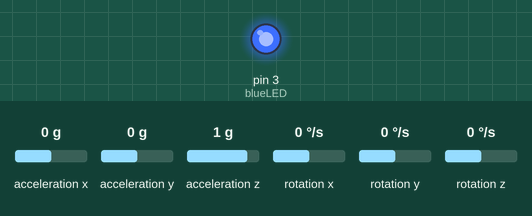
Recording of a sketch running on a simulated Arduino Uno, built with avr-gcc and run on an emulated ATmega328P. Parts: output pins drawn as LEDs (lit = HIGH). The inputs (shaded band) are chosen by the test bench; at power-on: acceleration x 0 g, acceleration y 0 g, acceleration z 1 g, rotation x 0 °/s, rotation y 0 °/s, rotation z 0 °/s. No radio packets arrive unless stated; what the sketch prints to the serial monitor is not drawn.

Above: at 0.1 s.
Timing chart, 0 to 3.0 s (numbered marks = the images above):
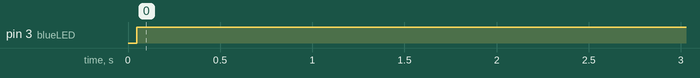

The sketch:

wirelessFinal.ino
```cpp
//gyro
#include "I2Cdev.h"
#include "MPU6050.h"
//wireless
#include <SPI.h>
#include <RH_NRF24.h>
#if I2CDEV_IMPLEMENTATION == I2CDEV_ARDUINO_WIRE
    #include "Wire.h"
#endif
MPU6050 accelgyro;
// Singleton instance of the radio driver
RH_NRF24 nrf24;
//MPU6050 accelgyro(0x69); // <-- use for AD0 high
int16_t ax, ay, az;
int16_t gx, gy, gz;
#define OUTPUT_READABLE_ACCELGYRO

//Declaration
int blueLED = 3;
int speaker = 7;
void setup()
{
  Serial.begin(9600);
  pinMode(blueLED, OUTPUT);
  while (!Serial);
  if (!nrf24.init())
    Serial.println("init failed");
  // Defaults after init are 2.402 GHz (channel 2), 2Mbps, 0dBm
  if (!nrf24.setChannel(2))
    Serial.println("setChannel failed");
  if (!nrf24.setRF(RH_NRF24::DataRate2Mbps, RH_NRF24::TransmitPower0dBm))
    Serial.println("setRF failed");

    //-----Gyros----
    // join I2C bus (I2Cdev library doesn't do this automatically)
    #if I2CDEV_IMPLEMENTATION == I2CDEV_ARDUINO_WIRE
        Wire.begin();
    #elif I2CDEV_IMPLEMENTATION == I2CDEV_BUILTIN_FASTWIRE
        Fastwire::setup(400, true);
    #endif

    // initialize serial communication
    // (38400 chosen because it works as well at 8MHz as it does at 16MHz, but
    // it's really up to you depending on your project)
//    Serial.begin(38400);

    // initialize device
    Serial.println("Initializing I2C devices...");
    accelgyro.initialize();

    // verify connection
    Serial.println("Testing device connections...");
    Serial.println(accelgyro.testConnection() ? "MPU6050 connection successful" : "MPU6050 connection failed");

}

int tick=0;
void loop()
{
    // read raw accel/gyro measurements from device
    accelgyro.getMotion6(&ax, &ay, &az, &gx, &gy, &gz);

    // these methods (and a few others) are also available
    //accelgyro.getAcceleration(&ax, &ay, &az);
    //accelgyro.getRotation(&gx, &gy, &gz);
//
    #ifdef OUTPUT_READABLE_ACCELGYRO
        // display tab-separated accel/gyro x/y/z values
        Serial.print("a/g:\t");
        Serial.print(ax/1000); Serial.print("\t");
        Serial.print(ay/1000); Serial.print("\t");
        Serial.print(az/1000); Serial.print("\t");
        Serial.print(gx/1000); Serial.print("\t");
        Serial.print(gy/1000); Serial.print("\t");
        Serial.println(gz/1000);
    #endif
//
//    #ifdef OUT PUT_BINARY_ACCELGYRO
//        Serial.write((uint8_t)(ax >> 8)); Serial.write((uint8_t)(ax & 0xFF));
//        Serial.write((uint8_t)(ay >> 8)); Serial.write((uint8_t)(ay & 0xFF));
//        Serial.write((uint8_t)(az >> 8)); Serial.write((uint8_t)(az & 0xFF));
//        Serial.write((uint8_t)(gx >> 8)); Serial.write((uint8_t)(gx & 0xFF));
//        Serial.write((uint8_t)(gy >> 8)); Serial.write((uint8_t)(gy & 0xFF));
//        Serial.write((uint8_t)(gz >> 8)); Serial.write((uint8_t)(gz & 0xFF));
//    #endif
    int ccc=ax/1000;
    //button is pressed, message should be sent, turn the green LED on
    digitalWrite(blueLED, HIGH);

    // Send a message
    uint8_t data[] = {char(ax/1000),char(ay/1000),char(az/1000)};
//    Serial.print(ax/1000);
//    Serial.print(" | ");
//    Serial.println((int)(char(ax/100)));
    nrf24.send(data, sizeof(data));
//    delay(200);
    nrf24.waitPacketSent();
    digitalWrite(blueLED, LOW);

}
```

Measured:
- by itself, pin 3 (blueLED): LOW → HIGH at 0.05 s
